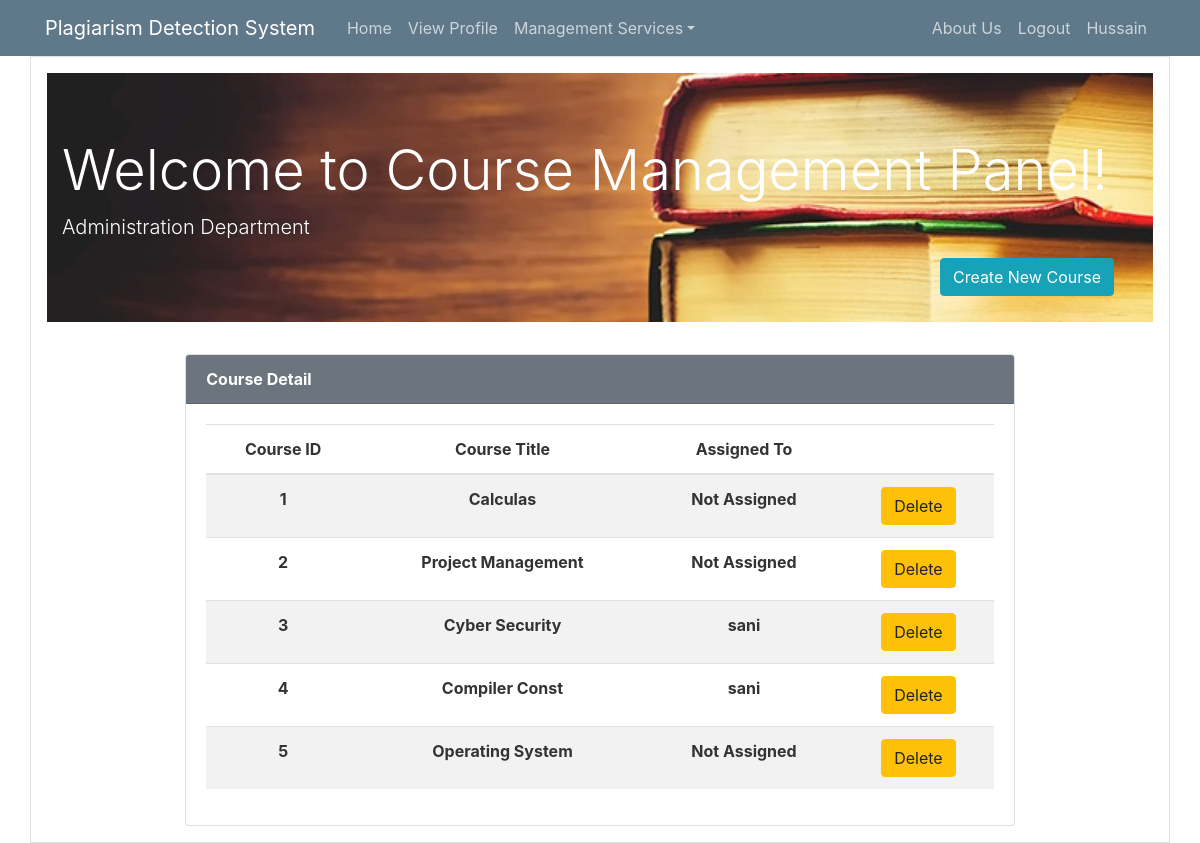
Screenshot of /course_management (signed in) with the database file from the repository.
### lms/models.py (models this page shows, shortened)
class User(db.Model, UserMixin):
    id = db.Column(db.Integer, primary_key=True)
    name = db.Column(db.String(30), unique=False, nullable=False)
    username = db.Column(db.String(20), unique=True, nullable=False)
    email = db.Column(db.String(120), unique=True, nullable=False)
    mobile_no = db.Column(db.String(120), unique=True, nullable=True)
    address = db.Column(db.String(20), unique=False, nullable=True)
    user_category = db.Column(db.String(20), unique=False, nullable=False)
    image_file = db.Column(db.String(20), nullable=False, default='default.jpg')
    password = db.Column(db.String(60), nullable=False)

class Course(db.Model, UserMixin):
    id = db.Column(db.Integer, primary_key=True)
    title = db.Column(db.String(20), unique=True, nullable=False)
    assigned_to = db.Column(db.String(20), unique=False, nullable=True)

### lms/routes.py (the view)
@app.route('/course_management', methods=['GET', 'POST'])
@login_required
def course_management():
    cc_form = CreateNewCourseForm()
    headings = ['Course ID', 'Course Title', 'Assigned To', '']
    courses = Course.query.all()
    if cc_form.validate_on_submit():
        course = Course(title=cc_form.title.data)
        db.session.add(course)
        db.session.commit()
        return redirect(url_for('course_management'))
    return render_template('course_management.html', title='Course Management', form=cc_form, headings=headings,
                           data=courses)

### lms/models.py (called while the page is built)
@login_manager.user_loader
def load_user(user_id):
    return User.query.get(int(user_id))

### lms/templates/course_management.html (shortened to what this page needs)
{% extends "layout.html" %}
{% block content %}
<div class="container border p-3">
    <div class="jumbotron jumbotron-fluid text-white" style="background-image: url({{ url_for('static', filename='jumbo.jpg')}}); background-size: cover;">
        <div class="container">
            <h2 class="display-4 text-white">Welcome to Course Management Panel!</h2>
                <p class="lead">Administration Department</p>
            <button type="button" class="btn btn-info float-right mr-4" data-toggle="modal" data-target="#course_create">
              Create New Course
            </button>
        </div>
    </div>
    <div class="card w-75 mx-auto">
                <div class="card-header font-weight-bold bg-secondary text-white">
                Course Detail
            </div>
                <div class="card-body text-center">
                <table class="table table-hover table-striped">
              <thead>
                <tr>
                    {% for heading in headings %}
                  <th scope="col">{{ heading }}</th>
                    {% endfor %}
                </tr>
              </thead>
                <tbody>
                {% for row in data %}
                <tr>
                    <th scope="row">{{ row.id }}</th>
                    <th scope="row">{{ row.title}}</th>
                    {% if row.assigned_to %}
                        <th scope="row">{{ row.assigned_to}}</th>
                    {% else %}
                        <th scope="row">Not Assigned</th>
                    {% endif %}
                    <th scope="row">
                        <a href="/delete_course/{{row.id}}/" class="btn btn-warning btn-xs">Delete</a>
                    </th>
                </tr>
                {% endfor %}
                </tbody>
        </table>
            </div>
            </div>
</div>
{% endblock content %}

### lms/templates/layout.html (shortened to what this page needs)
<!DOCTYPE html>
<html lang="en">
<head>
    <link rel="stylesheet" href="https://maxcdn.bootstrapcdn.com/bootstrap/4.0.0/css/bootstrap.min.css">
	<link rel="stylesheet" type="text/css" href="{{ url_for('static', filename='main.css') }}">
</head>
<body style="background: #ffffff">
    <header class="site-header">
      <nav class="navbar navbar-expand-md navbar-dark bg-steel">
        <div class="container">
          <a class="navbar-brand mr-4" href="{{ url_for('home') }}">Plagiarism Detection System</a>
          <div class="collapse navbar-collapse" id="navbarToggle">
            <div class="navbar-nav mr-auto">
              <a class="nav-item nav-link" href="{{ url_for('home') }}">Home</a>
                <a class="nav-item nav-link" href="{{ url_for('user_profile') }}">View Profile</a>
               {%  with user_category = current_user.user_category %}
                    {% if user_category == 'Admin' %}
                        <div class="nav-item dropdown">
                            <a class="nav-link dropdown-toggle" href="#" data-toggle="dropdown" aria-haspopup="true" aria-expanded="false">
                             Management Services</a>
                        </div>
                    {% endif%}
               {% endwith %}
            </div>
            <div class="navbar-nav">
                <a class="nav-item nav-link" href="#">About Us</a>
                <a class="nav-item nav-link" href="{{ url_for('logout') }}">Logout</a>
                {% if current_user.is_authenticated %}
                    <a class="nav-item nav-link">{{current_user.username[0]|upper}}{{current_user.username[1:]}}</a>
                {% endif %}
            </div>
          </div>
        </div>
      </nav>
    </header>
    {% block content %} {% endblock %}
</body>
</html>

### lms/static/main.css (style rules this page uses)
body { background: #fafafa; color: #333333; }
h1, h2, h3, h4, h5, h6 { color: #444444; }
.bg-steel { background-color: #5f788a; }
.site-header .navbar-nav .nav-link { color: #cbd5db; }

### rows the page displays
User: username "H", username "ussain"
Course: id "1", title "Calculas", shows "Not Assigned"
Course: id "2", title "Project Management", shows "Not Assigned"
Course: id "3", title "Cyber Security", assigned_to "sani"
Course: id "4", title "Compiler Const", assigned_to "sani"
Course: id "5", title "Operating System", shows "Not Assigned"

### other values shown
{{ heading }} "Course ID" "Course Title" "Assigned To"
